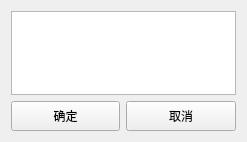
<?xml version="1.0" encoding="UTF-8"?>
<ui version="4.0">
 <class>ChoiceDialog</class>
 <widget class="QDialog" name="ChoiceDialog">
  <property name="geometry">
   <rect>
    <x>0</x>
    <y>0</y>
    <width>247</width>
    <height>142</height>
   </rect>
  </property>
  <property name="windowTitle">
   <string>Dialog</string>
  </property>
  <layout class="QGridLayout" name="gridLayout">
   <item row="0" column="0" colspan="2">
    <widget class="AutoClearTextEdit" name="NoticeTextEdit"/>
   </item>
   <item row="1" column="0">
    <widget class="QPushButton" name="OkBtn">
     <property name="minimumSize">
      <size>
       <width>0</width>
       <height>30</height>
      </size>
     </property>
     <property name="text">
      <string>确定</string>
     </property>
     <property name="autoDefault">
      <bool>false</bool>
     </property>
    </widget>
   </item>
   <item row="1" column="1">
    <widget class="QPushButton" name="NoBtn">
     <property name="minimumSize">
      <size>
       <width>0</width>
       <height>30</height>
      </size>
     </property>
     <property name="text">
      <string>取消</string>
     </property>
     <property name="autoDefault">
      <bool>false</bool>
     </property>
    </widget>
   </item>
  </layout>
 </widget>
 <customwidgets>
  <customwidget>
   <class>AutoClearTextEdit</class>
   <extends>QTextEdit</extends>
   <header location="global">autocleartextedit.h</header>
  </customwidget>
 </customwidgets>
 <resources/>
 <connections/>
</ui>
